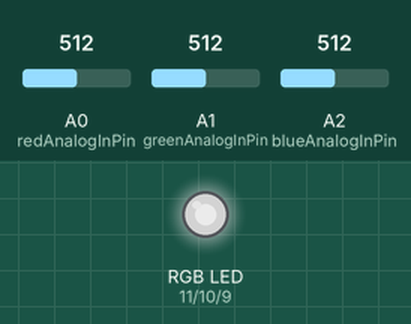
This sketch was run on a simulated Arduino Uno, built with avr-gcc and run on an emulated ATmega328P. Shown: an RGB LED mixed from three pins (HIGH = lit). The inputs (shaded band) are chosen by the test bench; at power-on: A0 (redAnalogInPin) = 512, A1 (greenAnalogInPin) = 512, A2 (blueAnalogInPin) = 512. Dim RGB values are drawn brighter than linear.

Above: at 1.2 s.
1.3 s: A0 (redAnalogInPin) set to 716
At 2.5 s:
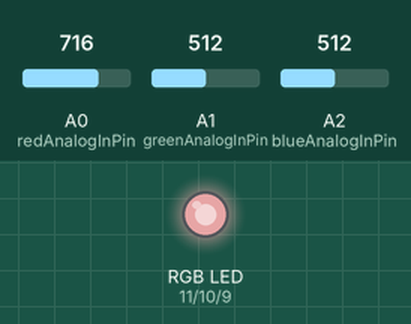
2.8 s: A1 (greenAnalogInPin) set to 716
At 3.8 s:
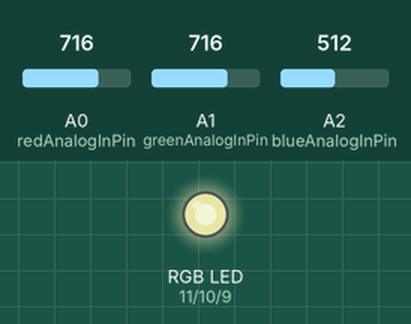
4.3 s: A2 (blueAnalogInPin) set to 716
At 4.9 s:
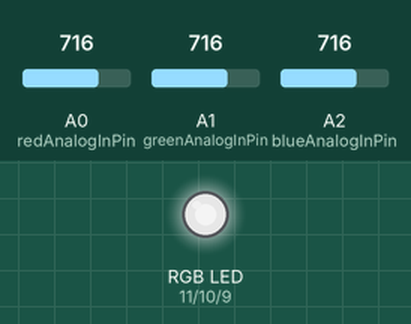
5.8 s: A0 (redAnalogInPin) set to 900
At 6.1 s:
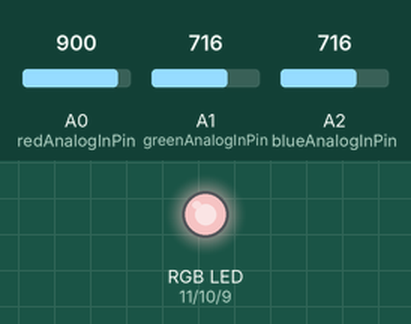
7.3 s: A1 (greenAnalogInPin) set to 900
At 8.4 s:
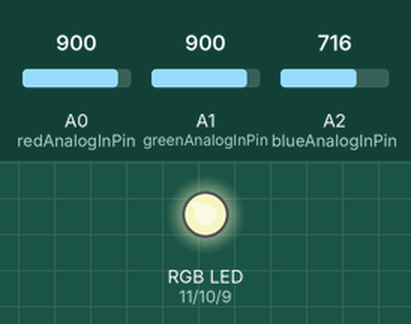
8.8 s: A2 (blueAnalogInPin) set to 900
At 9.6 s:
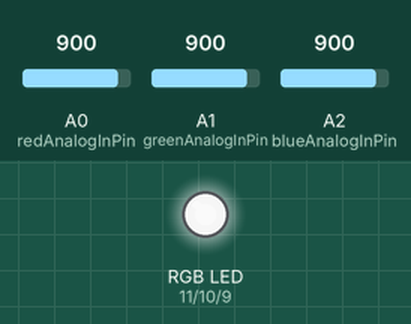
Timing chart, 0 to 11.3 s (numbered marks = the images above; inputs shaded):
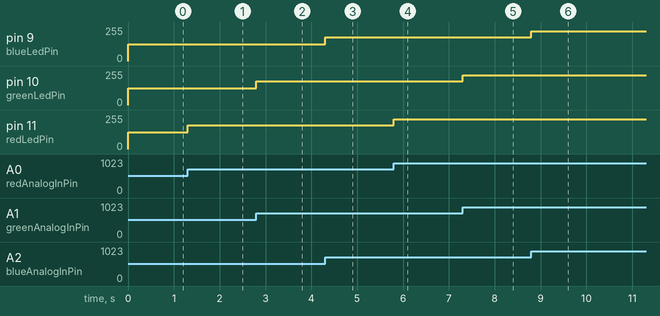

Measured:
- after the input at 1.3 s, pin 11 (redLedPin): 127/255 → 178/255 at once
- after the input at 2.8 s, pin 10 (greenLedPin): 127/255 → 178/255 at once
- after the input at 4.3 s, pin 9 (blueLedPin): 127/255 → 178/255 at once
- after the input at 5.8 s, pin 11 (redLedPin): 178/255 → 224/255 at once
- after the input at 7.3 s, pin 10 (greenLedPin): 178/255 → 224/255 at once
- after the input at 8.8 s, pin 9 (blueLedPin): 178/255 → 224/255 at once

The sketch:

Tema_1_-_RGBwithPotentiometers.ino
```cpp
const unsigned short int redLedPin = 11;
const unsigned short int greenLedPin = 10;
const unsigned short int blueLedPin = 9;

const unsigned short int redAnalogInPin = A0;
const unsigned short int greenAnalogInPin = A1;
const unsigned short int blueAnalogInPin = A2;

unsigned short int redAnalogInValue = 0;
unsigned short int greenAnalogInValue = 0;
unsigned short int blueAnalogInValue = 0;

unsigned short int redBrightness = 0;
unsigned short int greenBrightness = 0;
unsigned short int blueBrightness = 0;

byte DEBUG_MODE = 0;

const unsigned short int MAX_ANALOG_INPUT = 1023;
const unsigned short int MIN_ANALOG_INPUT, MIN_ANALOG_OUTPUT = 0;
const unsigned short int MAX_ANALOG_OUTPUT = 255;
const unsigned short int BAUD_RATE = 9600;

void setup() {

  Serial.begin(BAUD_RATE);
  pinMode(redLedPin, OUTPUT);
  pinMode(greenLedPin, OUTPUT);
  pinMode(blueLedPin, OUTPUT);

}

void loop() {

  redAnalogInValue = analogRead(redAnalogInPin);
  greenAnalogInValue = analogRead(greenAnalogInPin);
  blueAnalogInValue = analogRead(blueAnalogInPin);

  redBrightness = map(redAnalogInValue, MIN_ANALOG_INPUT, MAX_ANALOG_INPUT, MIN_ANALOG_OUTPUT, MAX_ANALOG_OUTPUT);
  greenBrightness = map(greenAnalogInValue, MIN_ANALOG_INPUT, MAX_ANALOG_INPUT, MIN_ANALOG_OUTPUT, MAX_ANALOG_OUTPUT);
  blueBrightness = map(blueAnalogInValue, MIN_ANALOG_INPUT, MAX_ANALOG_INPUT, MIN_ANALOG_OUTPUT, MAX_ANALOG_OUTPUT);

  if( DEBUG_MODE ){
    Serial.write("Red Analog Input: ");
    Serial.println(redAnalogInValue);
    Serial.write("Green Analog Input: ");
    Serial.println(greenAnalogInValue);
    Serial.write("Blue Analog Input: ");
    Serial.println(blueAnalogInValue);
  }

    analogWrite(redLedPin, redBrightness);
    analogWrite(greenLedPin, greenBrightness);
    analogWrite(blueLedPin, blueBrightness);


}
```
